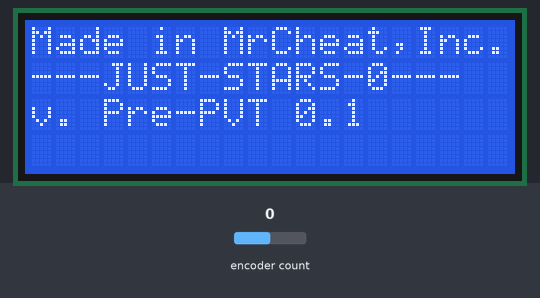
Bench run of a sketch on a simulated Arduino Uno, built with avr-gcc and run on an emulated ATmega328P. Shown: 20×4 character LCD. The test bench sets the inputs (shaded band); at power-on: encoder count 0. Random numbers use the default seed unless the sketch sets one.

Above: at 2.1 s.
At 4.8 s:
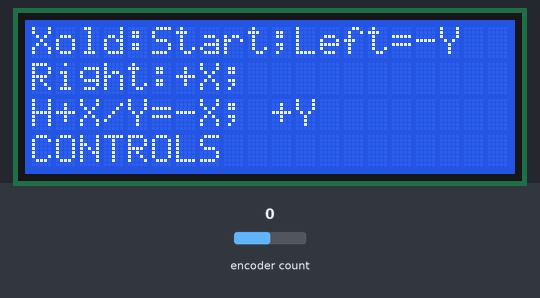
4.9 s: encoder count set to 4
7.9 s: encoder count set to 3
At 9.7 s:
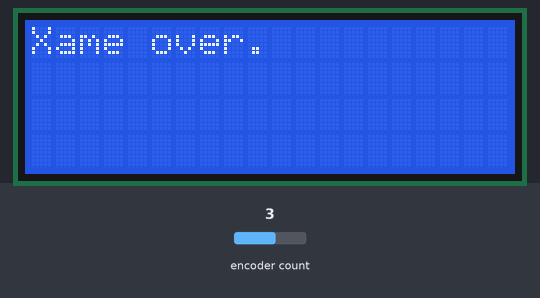
10.9 s: encoder count set to 7
16.9 s: encoder count set to 8
At 19.44 s:
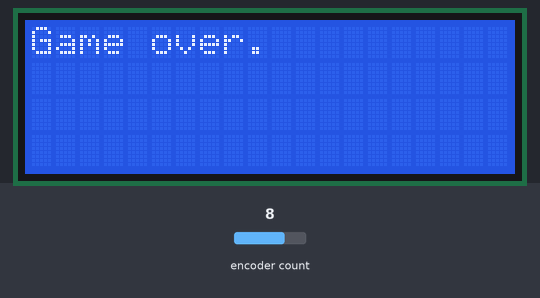
Timing chart, 0 to 20.9 s (numbered marks = the images above; inputs shaded):
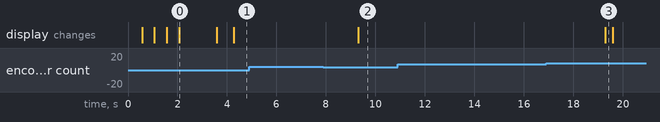

Measured:
- after the input at 4.9 s, every drawn part: stays the same
- after the input at 10.9 s, every drawn part: stays the same
- what the display in image 0 shows lasts 1.5 s, from 2.1 s to 3.6 s

The sketch:

just_stars.ino
```cpp
//---------------
//CONFIGURATION
//Конфиг
//---------------

//20x4 display pins. Don't change if you're using ramps 1.4+RepRap Discount SMART(not full graphics)CONTROLLER
//Пины дисплея 20х4. Не меняйте, если вы используете ramps 1.4+RepRap Discount(не full graphics)Smart Controller
const int rs = 16, en = 17, d4 = 23, d5 = 25, d6 = 27, d7 = 29;
#define CLK 31// clock pin of encoder | clock энкодера
#define DT 33// DT энкодера | DT encoder pin
#define SW 35// кнопка энкодера | encoder switch
#define typeENC TYPE2 // тип энкодера(TYPE1: 1 шаг, TYPE2: 2 шага) | encoder type (TYPE1: one-step, TYPE2 : two-step)
//CODe BELOW
#include <LiquidCrystal.h>
#include <GyverEncoder.h>
LiquidCrystal lcd(rs, en, d4, d5, d6, d7);
  Encoder enc1(CLK, DT, SW);
  bool doPlay=false;
  bool crAchved=false;
 int px,py,x,y;
 int16_t crysts =0;//нахуй хуй его знает
 int cx = random(1,20);
 int cy = random(0,3);
  int32_t timer=0;
void setup(){
 enc1.setType(typeENC);
  lcd.begin(20, 4);
  lcd.clear();
  lcd.setCursor(0,0);
  lcd.print("Made in MrCheat,Inc.");
  lcd.setCursor(0,1);
lcd.print("---");
delay(500);
lcd.print("JUST-");
delay(500);
lcd.print("STARS-");delay(500);
Serial.begin(9600);
lcd.print("0");
lcd.print("---");
delay(500);
lcd.setCursor(0,2);
lcd.print("v. Pre-PVT 0.1");
delay(1500);

lcd.clear();
lcd.setCursor(0,0);
lcd.print("Hold:Start;Left=-Y");
lcd.setCursor(0,1);
lcd.print("Right:+X;");
lcd.setCursor(0,2);
lcd.print("H+X/Y=-X; +Y");
lcd.setCursor(0,3);
lcd.print("CONTROLS");
  }
void loop(){

enc1.tick();
if(doPlay==true){

  if (enc1.isRightH()) {
    if(y>0){
y=y-1;}
  }
  if (enc1.isLeftH()) {
    if(x>0){
    x=x-1;}
  }  if (enc1.isRight()) {
    if(x<20){
 x=x+1;   }
    }
  if (enc1.isLeft()) {
    if(y<4){
 y=y+1;  }
  }}
if(doPlay==false)  {
  crysts =0;

  if (enc1.isHold() or enc1.isPress() or enc1.isLeft()or enc1.isLeftH() or enc1.isRight() or enc1.isRightH()) {      timer=millis();
   crAchved,px,py,x,y,crysts,cx,cy=false,0,0,0,0,0,random(1,20),random(0,3);
    doPlay=true;
     timer=millis();
    }

    }
if(doPlay==true){

  if(millis()-timer < 5000){
      lcd.setCursor(0,0);
  lcd.print(crysts);
  if(px==x and py==y){}else{

  lcd.clear();
  if(crAchved==false){
                cx =random(1,20);
            cy=random(0,3);
crAchved=true;
}
    }
  lcd.setCursor(x,y);
lcd.print("X");
px=x;
py=y;
if(crAchved){
  lcd.setCursor(cx,cy);
lcd.print("*");
}
if(cx == x and cy==y){
  crAchved=false;
  crysts=crysts+1;
    cx =random(0,20);
cy =random(0,4);
timer=millis();
  }
}else{
  doPlay=false;
    lcd.clear();
    lcd.setCursor(0,0);
lcd.print("Game over.");
    }
  }
}
```
